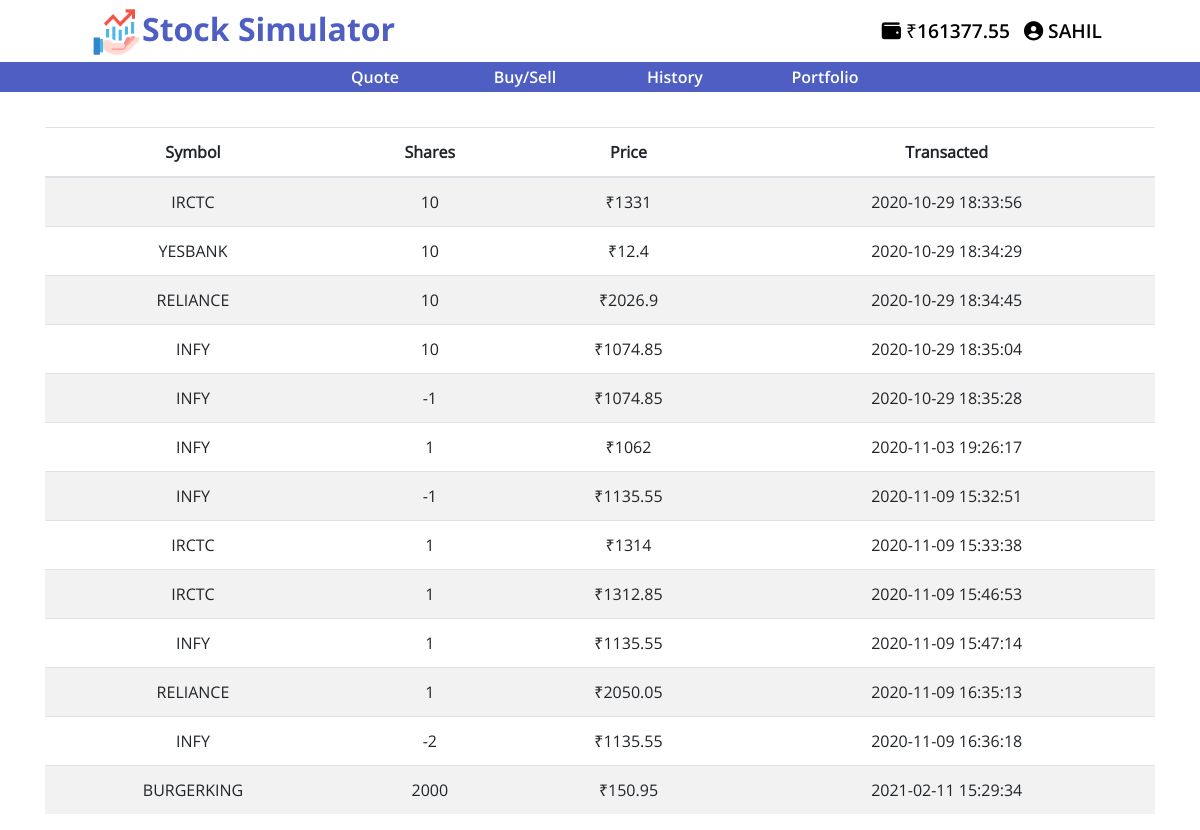
Screenshot of /history (signed in) with the database file from the repository.
### tables this page shows
CREATE TABLE 'users' ('id' INTEGER PRIMARY KEY AUTOINCREMENT NOT NULL, 'username' TEXT NOT NULL, 'hash' TEXT NOT NULL, 'cash' NUMERIC NOT NULL DEFAULT 10000.00 );

CREATE TABLE "history" (
	"id"	INTEGER NOT NULL,
	"symbol"	TEXT NOT NULL,
	"shares"	INTEGER NOT NULL,
	"price"	NUMERIC NOT NULL,
	"transacted"	TEXT NOT NULL
);

### app.py (the view)
@app.route("/history")
@login_required
def history():
    user = db.execute("SELECT username FROM users WHERE id = :id", id= session['user_id'])
    cash = db.execute("SELECT cash FROM users WHERE id=:id", id= session['user_id'])
    symbol=list()
    share=list()
    price=list()
    transacted=list()
    sy = db.execute("SELECT symbol FROM history WHERE id = :id", id= session['user_id'])
    sh = db.execute("SELECT shares FROM history WHERE id = :id", id= session['user_id'])
    pr = db.execute("SELECT price FROM history WHERE id = :id", id= session['user_id'])
    tr = db.execute("SELECT transacted FROM history WHERE id = :id", id= session['user_id'])
    for i in range (len(sy)):
        symbol.append(sy[i]["symbol"].upper())
    for i in range (len(sh)):
        share.append(sh[i]["shares"])
    for i in range (len(pr)):
        price.append(pr[i]["price"])
    for i in range (len(tr)):
        transacted.append(tr[i]["transacted"])
    data = zip(symbol,share,price,transacted)
    return render_template("history.html", data=data, user=user[0]["username"], cash=cash[0]["cash"])

### helpers.py (called while the page is built)
def login_required(f):
    @wraps(f)
    def decorated_function(*args, **kwargs):
        if session.get("user_id") is None:
            return redirect(url_for("login", next=request.url))
        return f(*args, **kwargs)
    return decorated_function

### templates/history.html (shortened to what this page needs)
{% extends "layout.html" %}
{% block main %}
<div class = "container">
<table class="table table-striped">
    <thead>
    <tr>
        <th>Symbol</th>
        <th>Shares</th>
        <th>Price</th>
        <th>Transacted</th>
    </tr>
    </thead>
    {% for row in data %}
    <tr>
        <td>{{row[0]}}</td>
        <td>{{row[1]}}</td>
        <td>₹{{row[2]}}</td>
        <td>{{row[3]}}</td>
    </tr>
    {% endfor %}
</table>
</div>
{% endblock %}

### templates/layout.html (shortened to what this page needs)
<!DOCTYPE html>
<html lang="en">
    <head>
        <link rel="stylesheet" href="static/css/alert.css">
        <link href="{{ url_for('static', filename='styles.css') }}" rel="stylesheet">
        <link rel="stylesheet" href="https://stackpath.bootstrapcdn.com/bootstrap/4.5.2/css/bootstrap.min.css">
    </head>
    <body>
        <nav class="navbar navbar-expand-lg fixed-top">
            <a class="navbar-brand" href="{{ url_for('index') }}"><img src="static/images/risk.png" class="logo">Stock Simulator</a>
            <div class="collapse navbar-collapse" id="navbarSupportedContent">
                {% if session.user_id %}
                <ul class="navbar-nav ml-auto">
                    <li class="nav-item"><a class="nav-link" href="{{ url_for('wallet') }}"><i class="fas fa-wallet"></i> ₹{{"%.2f"|format(cash)}}</a></li>
                    <li class="nav-item">
                        <div class="dropdown">
                            <button data-toggle="dropdown" class="userButton"><i class="fas fa-user-circle"></i> {{user}}</button>
                        </div>
                    </li>
                </ul>
                {% else %}
                <ul class="navbar-nav ml-auto">
                    <li class="nav-item"><a class="nav-link" href="{{ url_for('register') }}">Register</a></li>
                    <li class="nav-item"><a class="nav-link" href="{{ url_for('logout') }}">Log In</a></li>
                </ul>
                {% endif %}
            </div>
        </nav>
        <nav class="category-nav">
            <button class="category-nav-link">
                <a href="{{ url_for('quote') }}">Quote</a>
            </button>
            <button class="category-nav-link">
                <a href="{{ url_for('trade') }}">Buy/Sell</a>
            </button>
            <button class="category-nav-link">
                <a href="{{ url_for('history')}}">History</a>
            </button>
            <button class="category-nav-link">
                <a href="{{ url_for('portfolio')}}">Portfolio</a>
            </button>
        </nav>
        <main>
            {% block main %}{% endblock %}
        </main>
    </body>
</html>

### static/css/alert.css (style rules this page uses)
button, .dot { cursor: pointer; }

### static/styles.css (style rules this page uses)
body { padding-top: 127px; font-family: OpenSans-Regular !important; }
.container { margin-left: auto; margin-right: auto; text-align: center; }
nav.navbar.navbar-expand-lg.fixed-top { padding: 0 5.75rem; background: white; }
.logo { max-width: 50px; }
a.navbar-brand { color: #4e5ec3; font-family: OpenSans-Bold; font-size: 2em; }
a.nav-link { color: black; font-family: OpenSans-SemiBold; font-size: 1.2em; }
.userButton { background: transparent; outline: none !important; border: none; height: 45px; text-transform: uppercase; font-family: OpenSans-Semibold; font-size: 1.2em; }
.category-nav { display: inline-flex; width: 100%; background: #4e5ec3; height: 30px; align-items: center; justify-content: center; position: fixed; top: 62px; z-index: 100; }
.category-nav-link { background: none; border: none; outline: none; width: 150px; }
.category-nav-link a { color: white; text-decoration: none; font-family: OpenSans-SemiBold; }
main td { text-align: center; }

### rows the page displays
users: cash "161377.55", username "SAHIL"
history: symbol "IRCTC", shares "10", price "1331", transacted "2020-10-29 18:33:56"
history: symbol "YESBANK", shares "10", price "12.4", transacted "2020-10-29 18:34:29"
history: symbol "RELIANCE", shares "10", price "2026.9", transacted "2020-10-29 18:34:45"
history: symbol "INFY", shares "10", price "1074.85", transacted "2020-10-29 18:35:04"
history: price "1074.85", transacted "2020-10-29 18:35:28"
history: price "1062", transacted "2020-11-03 19:26:17"
history: price "1135.55", transacted "2020-11-09 15:32:51"
history: price "1314", transacted "2020-11-09 15:33:38"
history: price "1312.85", transacted "2020-11-09 15:46:53"
history: price "1135.55", transacted "2020-11-09 15:47:14"
history: price "2050.05", transacted "2020-11-09 16:35:13"
history: symbol "INFY", shares "-2", price "1135.55", transacted "2020-11-09 16:36:18"
history: shares "2000", price "150.95", transacted "2021-02-11 15:29:34"

### other values shown
{{ row[0] }} "INFY" "INFY" "INFY" "IRCTC" "IRCTC" "INFY" "RELIANCE" "BURGERKING"
{{ row[1] }} "-1" "1" "-1" "1" "1" "1" "1"
